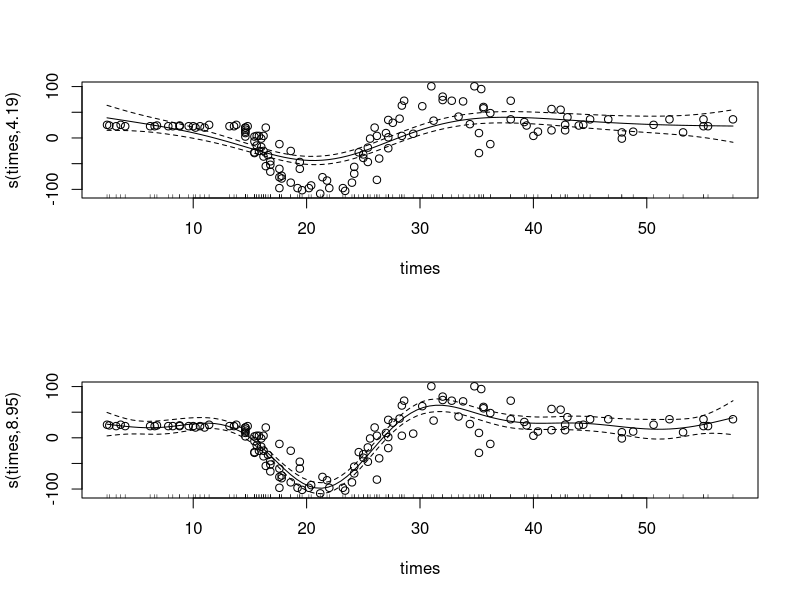

Generate this figure with R:
mcycle <- MASS::mcycle

library(mgcv)

# Extract the smoothing parameter
gam_mod <- gam(accel ~ s(times), data = mcycle, method = "REML")
gam_mod$sp

# Fix the smoothing parameter at 0.1
gam_mod_s1 <- gam(accel ~ s(times), data = mcycle, sp = 0.1)

# Fix the smoothing parameter at 0.0001
gam_mod_s2 <- gam(accel ~ s(times), data = mcycle, sp = 0.0001)

# Plot both models
par(mfrow = c(2, 1))
plot(gam_mod_s1, residuals = TRUE, pch = 1)
plot(gam_mod_s2, residuals = TRUE, pch = 1)